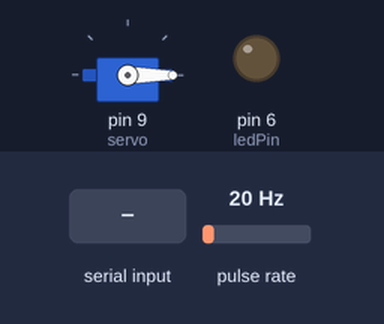
Recording of a sketch running on a simulated Arduino Uno, built with avr-gcc and run on an emulated ATmega328P. Parts: servo, output pins drawn as LEDs (lit = HIGH). Wiring (inferred from the names in the program): pulse sensor: data pin 2. The inputs (shaded band) are chosen by the test bench; at power-on: pulse rate 20 Hz. What the sketch prints to the serial monitor is not drawn.

Above: at 1.2 s.
1.3 s: "1" received over the second serial link
At 3.4 s:
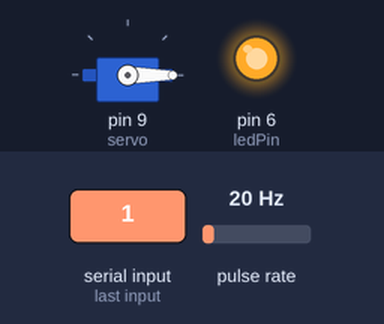
4.3 s: "CLOSE_VALVE" received over the second serial link
At 6.4 s:
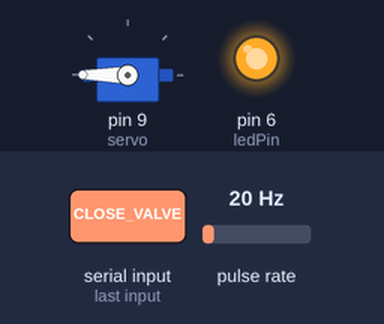
6.7 s: "0" received over the second serial link
At 9.5 s:
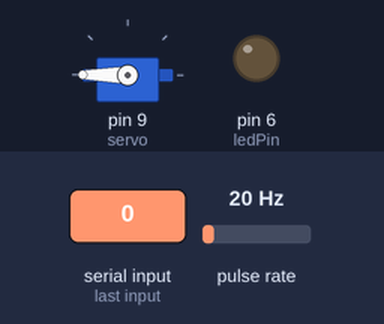
9.7 s: "2" received over the second serial link
At 13.2 s:
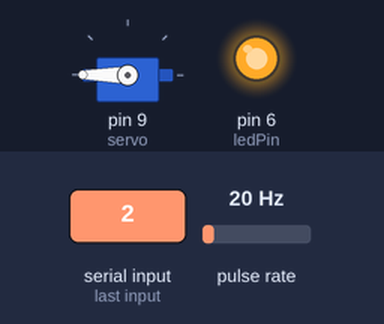
Timing chart, 0 to 13.7 s (numbered marks = the images above; inputs shaded):
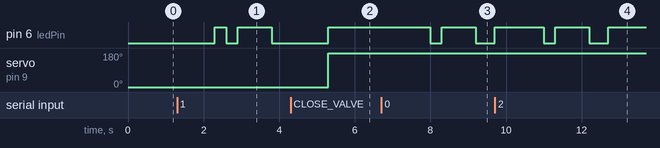

The sketch:

FlowSerial.ino
```cpp
#include <Servo.h>
#include <SoftwareSerial.h>

Servo servo;
String incomingByte = "";
int ledPin = 6;
int rxPin = 4;
int txPin = 3;
int isValveOpen = 1;
byte sensorInterrupt = 0;  // 0 = digital pin 2
byte sensorPin       = 2;

float calibrationFactor = 4.5;

volatile byte pulseCount;

float flowRate;
unsigned int flowMilliLitres;
unsigned long totalMilliLitres;

unsigned long oldTime;


SoftwareSerial mySerial = SoftwareSerial (rxPin, txPin);

void setup() {
  servo.attach(9);
  pinMode(ledPin, OUTPUT);
  pinMode (rxPin, INPUT);
  pinMode (txPin, OUTPUT);
  Serial.begin(9600);
  mySerial.begin(9600);
  servo.write(0);
  pinMode(sensorPin, INPUT);
  digitalWrite(sensorPin, HIGH);

  pulseCount        = 0;
  flowRate          = 0.0;
  flowMilliLitres   = 0;
  totalMilliLitres  = 0;
  oldTime           = 0;

  // The Hall-effect sensor is connected to pin 2 which uses interrupt 0.
  // Configured to trigger on a FALLING state change (transition from HIGH
  // state to LOW state)
  attachInterrupt(sensorInterrupt, pulseCounter, FALLING);


}

void loop() {


  if((millis() - oldTime) > 10000)    // Only process counters once per second
  {
    // Disable the interrupt while calculating flow rate and sending the value to
    // the host
    detachInterrupt(sensorInterrupt);

    // Because this loop may not complete in exactly 1 second intervals we calculate
    // the number of milliseconds that have passed since the last execution and use
    // that to scale the output. We also apply the calibrationFactor to scale the output
    // based on the number of pulses per second per units of measure (litres/minute in
    // this case) coming from the sensor.
    flowRate = ((10000.0 / (millis() - oldTime)) * pulseCount) / calibrationFactor;

    // Note the time this processing pass was executed. Note that because we've
    // disabled interrupts the millis() function won't actually be incrementing right
    // at this point, but it will still return the value it was set to just before
    // interrupts went away.
    oldTime = millis();

    // Divide the flow rate in litres/minute by 60 to determine how many litres have
    // passed through the sensor in this 1 second interval, then multiply by 1000 to
    // convert to millilitres.
    flowMilliLitres = (flowRate / 60) * 1000;

    // Add the millilitres passed in this second to the cumulative total
    totalMilliLitres += flowMilliLitres;

    unsigned int frac;

    // Print the flow rate for this second in litres / minute
    //Serial.print("Flow rate: ");
    //Serial.print(int(flowRate));  // Print the integer part of the variable
    //Serial.print(".");             // Print the decimal point
    // Determine the fractional part. The 10 multiplier gives us 1 decimal place.
    //frac = (flowRate - int(flowRate)) * 10;
    //Serial.print(frac, DEC) ;      // Print the fractional part of the variable
    //Serial.print("L/min");
    // Print the number of litres flowed in this second
    //Serial.print("  Current Liquid Flowing: ");             // Output separator
    //Serial.print(flowMilliLitres);
    //Serial.print("mL/Sec");

    // Print the cumulative total of litres flowed since starting
    //Serial.print("  Output Liquid Quantity: ");             // Output separator
    Serial.print(flowMilliLitres);
    //Serial.println("mL");


    // Reset the pulse counter so we can start incrementing again
    pulseCount = 0;

    //mySerial.print("Total mL :");
    mySerial.print(flowMilliLitres);

    // Enable the interrupt again now that we've finished sending output
    attachInterrupt(sensorInterrupt, pulseCounter, FALLING);
  }


  if (mySerial.available() > 0) {
    incomingByte = mySerial.readString();
    Serial.print(incomingByte);
    if(incomingByte == "OPEN_VALVE"){
       digitalWrite (ledPin, LOW);
       servo.write(0);
       isValveOpen = 1;
    }else if(incomingByte == "CLOSE_VALVE"){
       digitalWrite (ledPin, HIGH);
       servo.write(180);
       isValveOpen=0;
    }else{
       digitalWrite(ledPin,HIGH);
       delay(300);
       digitalWrite(ledPin, LOW);
       delay(300);
       digitalWrite(ledPin, HIGH);
       delay(400);
       digitalWrite(ledPin,HIGH);
       delay(500);
       digitalWrite(ledPin, LOW);
       delay(500);
       if(isValveOpen==1){
          digitalWrite(ledPin, LOW);
       }else{
          digitalWrite(ledPin, HIGH);
       }
     }
  }
}

/*
Insterrupt Service Routine
 */
void pulseCounter()
{
  // Increment the pulse counter
  pulseCount++;
}
```

Measured:
- after the input at 1.3 s, pin 6 (ledPin): LOW → HIGH after 1.0 s, → LOW 0.30 s later, → HIGH 0.30 s later, → LOW 0.90 s later
- after the input at 4.3 s, pin 6 (ledPin): LOW → HIGH after 1.0 s; servo on pin 9 (servo): 0° → 180° after 1.0 s
- after the input at 6.7 s, pin 6 (ledPin): HIGH → LOW after 1.3 s, → HIGH 0.30 s later, → LOW 0.90 s later, → HIGH 0.50 s later
- after the input at 9.7 s, pin 6 (ledPin): HIGH → LOW after 1.3 s, → HIGH 0.30 s later, → LOW 0.90 s later, → HIGH 0.50 s later
